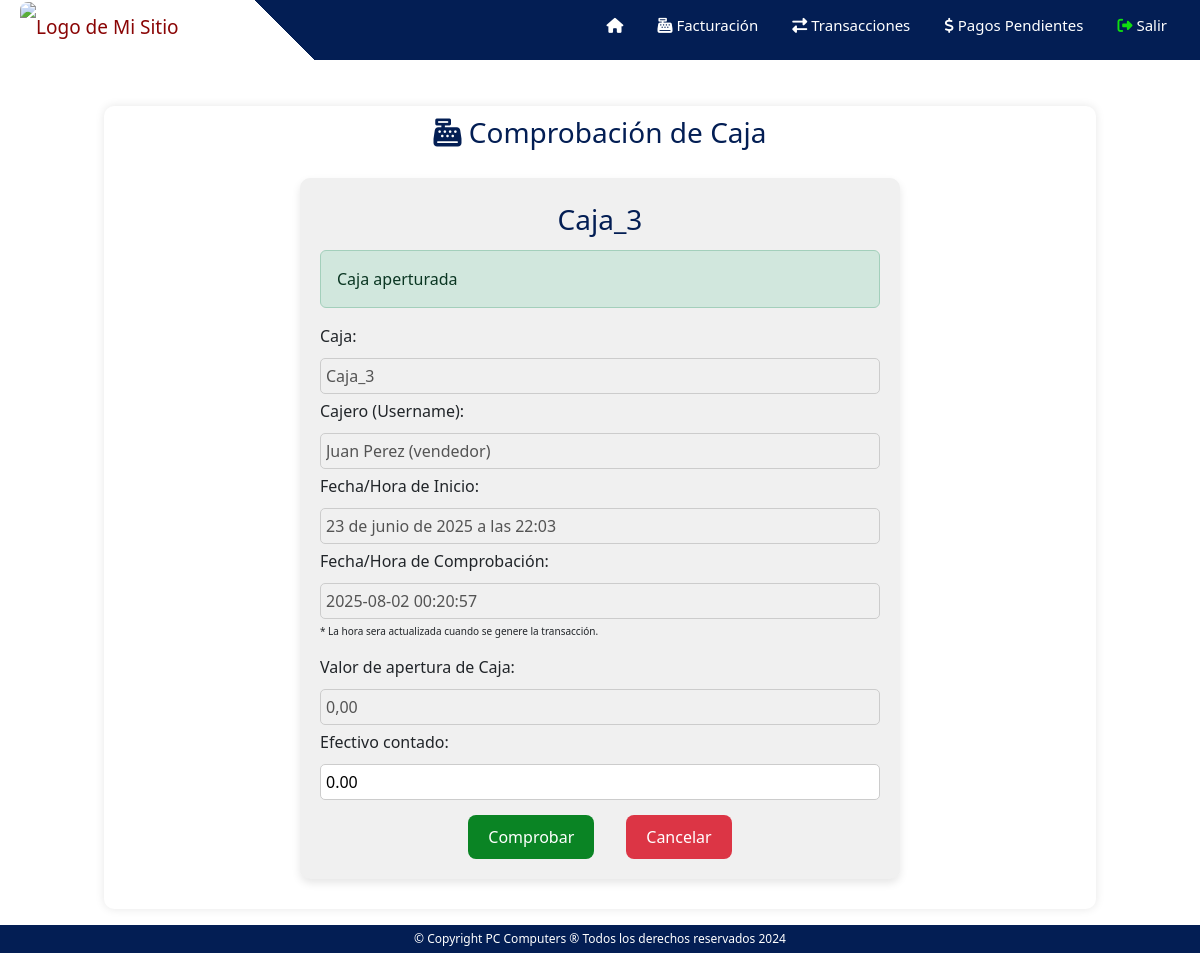
Before: /ventas/caja (signed in) with the older database file.
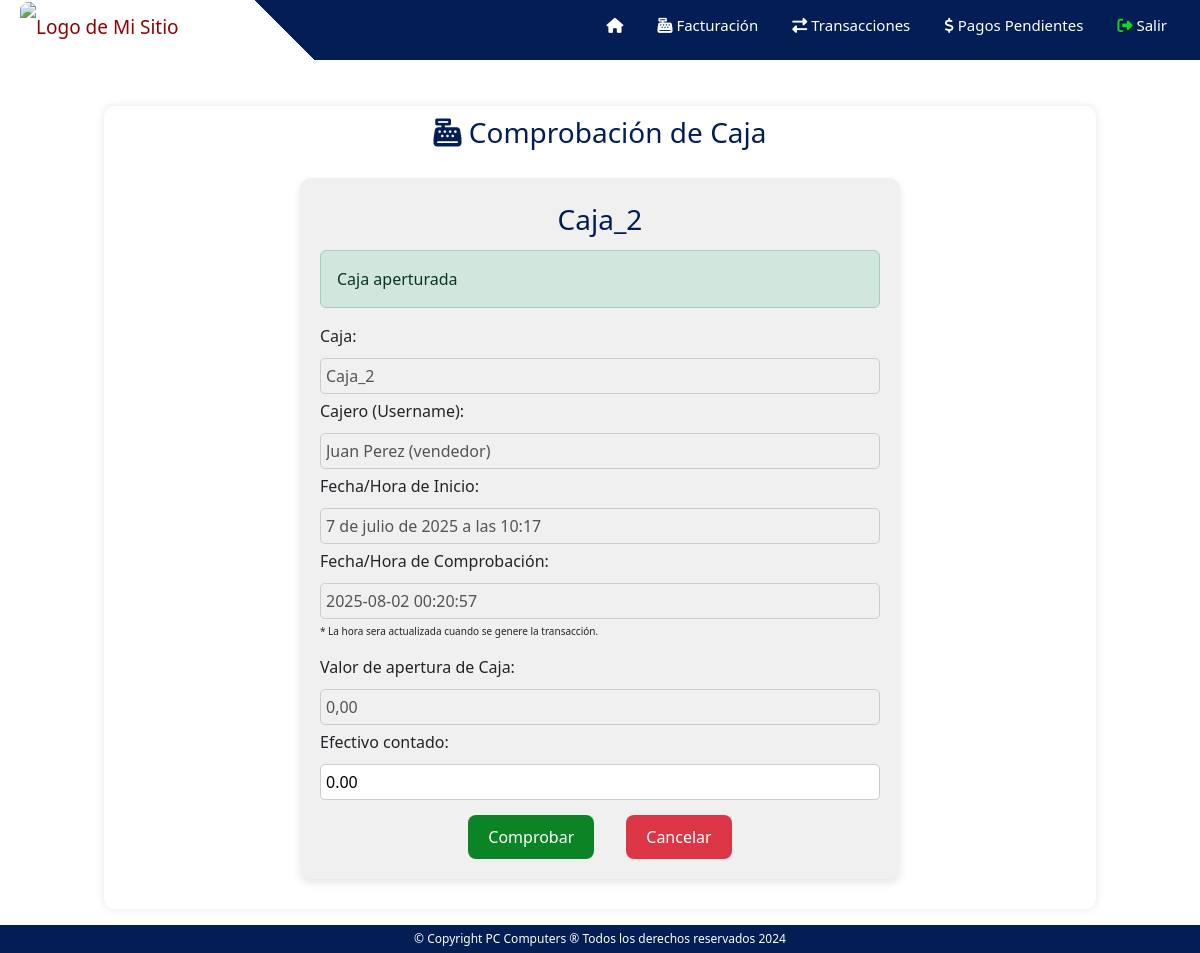
After: the same page with the newer database file.
### operacion/models.py (models this page shows)
class Caja(models.Model):
    cajero = models.ForeignKey(User, on_delete=models.CASCADE)
    fecha_hora_inicio = models.DateTimeField(auto_now_add=True)
    valor_apertura = models.DecimalField(max_digits=10, decimal_places=2, default=0.00)
    observaciones = models.TextField(blank=True,null=True)
    fecha_hora_cierre = models.DateTimeField(null=True, blank=True)
    estado = models.CharField(max_length=20, default='abierta')
    numero_caja = models.CharField(max_length=20, null=True, blank=True)
    efectivo_ventas = models.DecimalField(max_digits=10, decimal_places=2, default=0.00)
    total_ventas = models.DecimalField(max_digits=10, decimal_places=2, default=0.00)
    efectivo_servicios = models.DecimalField(max_digits=10, decimal_places=2, default=0.00)
    total_servicios = models.DecimalField(max_digits=10, decimal_places=2, default=0.00)
    total_general = models.DecimalField(max_digits=10, decimal_places=2, default=0.00)
    efectivo_contado = models.DecimalField(max_digits=10, decimal_places=2, default=0.00)

### ventas/decorators.py (the view)
    def wrapped_view(request, *args, **kwargs):
        if request.user.is_authenticated and request.user.groups.filter(name='Vendedores').exists():
            return view_func(request, *args, **kwargs)
        else:
            return redirect('/')

### ventas/views.py (called while the page is built)
@vendedor_required
def ventas_caja(request):
    vendedor = User.objects.get(username=request.user)
    caja = Caja.objects.filter(cajero=vendedor).latest('fecha_hora_inicio')
    fecha_hora_actual = datetime.now()
    fecha_hora = fecha_hora_actual.strftime('%Y-%m-%d %H:%M:%S')
    return render(request, 'ventas_comprobar_caja.html',{'caja':caja,'fecha':fecha_hora})

### templates/ventas_comprobar_caja.html (shortened to what this page needs)
{% extends "ventas.html" %}
{% block content %}
{% load static %}
<div class="container-caja-inicio">
    <h3 class="title"><i class="fa-solid fa-cash-register"></i> Comprobación de Caja </h3>
    <div class="caja-datos-container">
        <div class="caja-datos">
            <div class="titulo-caja">{{caja.numero_caja}}</div>
            {% if caja.estado == 'abierta'%}
                <div class="alert alert-success">
                    Caja aperturada
                </div>
            {%else%}
                <div class="alert alert-danger" role="alert">
                    <i class="fa-solid fa-ban"></i> Por favor, pide a tu operador que inicialice la caja.
                </div>
            {%endif%}
            <form method="post" action="/operacion/apertura" id="form-apertura-caja">
                <label for="numero-caja">Caja:</label>
                <input type="text" id="numero-caja" name="numero-caja" value="{{caja.numero_caja}}" disabled>
                {% if caja.estado == 'abierta'%}
                    <label for="nombre-cajero">Cajero (Username):</label>
                    <input type="text" id="nombre-cajero" value="{{caja.cajero.first_name}} {{caja.cajero.last_name}} ({{caja.cajero.username}})" disabled>
                    <label for="fecha-hora">Fecha/Hora de Inicio:</label>
                    <input type="text" id="fecha-hora" value="{{caja.fecha_hora_inicio}}" disabled>
                    <label for="fecha-hora">Fecha/Hora de Comprobación:</label>
                    <input type="text" id="fecha-hora" value="{{fecha}}" disabled>
                    <p>* La hora sera actualizada cuando se genere la transacción.</p>
                {%endif%}
                {% if caja.estado == 'abierta'%}
                    <label for="apertura-caja">Valor de apertura de Caja:</label>
                    <input type="text" id="apertura-caja" value="{{caja.valor_apertura}}" disabled>
                    <label for="apertura-caja">Efectivo contado:</label>
                    <input type="number" id="efectivo" step="0.01" value="0.00">
                {%else%}
                    <label for="apertura-caja">Valor de apertura de Caja:</label>
                    <input type="number" id="apertura-caja" name="apertura_caja" step="0.01" value="0.00">
                {%endif%}
                <div class="btn-container">
                    <button type="button" class="btn-comprobar">Comprobar</button><br>
                    <a class="btn-cancelar" href="/ventas"> Cancelar</a>
                </div>
            </form>
        </div>
    </div>
</div>
{% endblock %}

Changed rows visible on the page:
no longer on this page (row edited): Caja: numero_caja "Caja_3", numero-caja "Caja_3", cajero.first_name "Juan Perez (vendedor)", fecha_hora_inicio "23 de junio de 2025 a las 22:03", valor_apertura "0,00"
added Caja: numero_caja "Caja_2", numero-caja "Caja_2", cajero.first_name "Juan Perez (vendedor)", fecha_hora_inicio "7 de julio de 2025 a las 10:17", valor_apertura "0,00"
